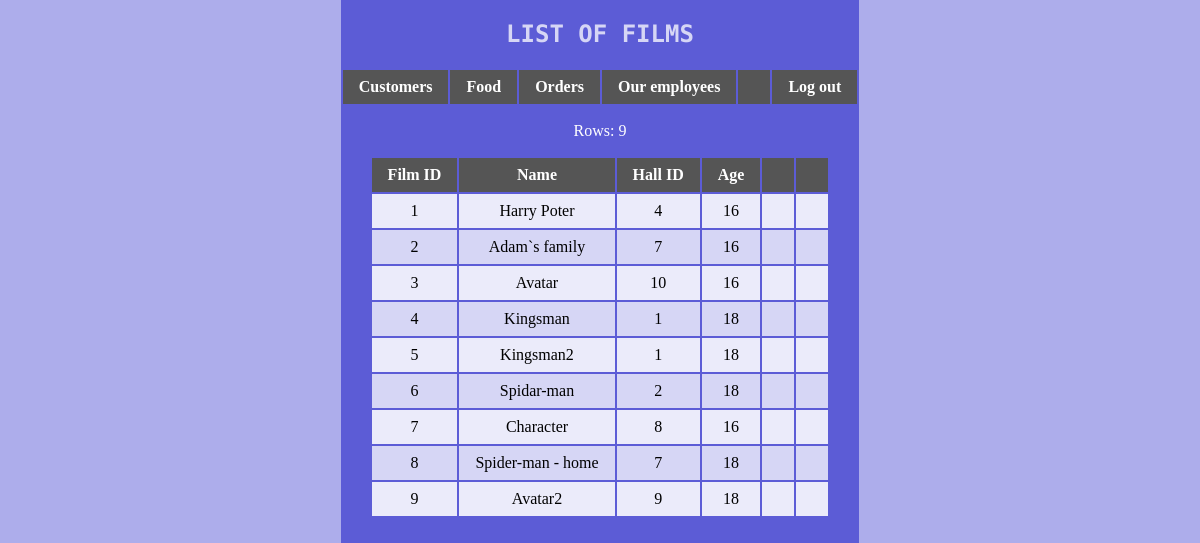
Page /films.php on the committed database.
### tables this page shows
CREATE TABLE `films` (
  `FilmID` int NOT NULL AUTO_INCREMENT,
  `Name` varchar(255) NOT NULL,
  `HallID` int NOT NULL,
  `Age` int NOT NULL,
  PRIMARY KEY (`FilmID`),
  KEY `HallID` (`HallID`),
  CONSTRAINT `films_ibfk_1` FOREIGN KEY (`HallID`) REFERENCES `hall` (`HallID`)
);

### films.php (the view, shortened to what this page needs)
<!DOCTYPE html>
<html>
<head>
<link rel="stylesheet" href="css/base.css">
</head>
<body>
<div class="divbgbd">
<h2>List of films</h2>
<table>
    <tr>
    <th><a href="index.php">Customers</a></th>
        <th><a href="food.php">Food</a></th>
        <th><a href="orders.php">Orders</a></th>
        <th><a href="employees.php">Our employees</a></th>
        <th><?php echo $_COOKIE["usernamecookie"];?></th>
        <th><a href="logout.php">Log out</a></th>
    </tr>
</table>
<?php
include "connect.php";
$sql = "SELECT * FROM films";
if($result = $conn->query($sql)){
    $rowsCount = $result->num_rows;
    echo "<p>Rows: $rowsCount</p>";
    echo "<table><tr><th>Film ID</th><th>Name</th><th>Hall ID</th><th>Age</th><th></th><th></th></tr>";
    foreach($result as $row){
        echo "<tr>";
            echo "<td>" . $row["FilmID"] . "</td>";
            echo "<td>" . $row["Name"] . "</td>";
            echo "<td>" . $row["HallID"] . "</td>";
            echo "<td>" . $row["Age"] . "</td>";
            if('admin' == $_COOKIE["userlevelcookie"]){
            echo "<td><a href='update_films.php?FilmID=" . $row["FilmID"] . "'>Change</a></td>";
            echo "<td><form action='delete_films.php' method='post'>
                        <input type='hidden' name='FilmID' value='" . $row["FilmID"] . "' />
                        <input type='submit' class='button' value='Delete'>
                   </form></td>";
            } else {
                echo "<td></td>";
                echo "<td></td>";
            }
        echo "</tr>";
    }
    echo "</table>";
} else{
    echo "Error: " . $conn->error;
}
?>
</div>
</body>
</html>

### base.css (style rules this page uses)
html, body { font-family: 'Bellota Text', cursive; height: 100%; display: flex; flex-direction: column; margin: 0; padding: 0; background-color: #adadeb; }
.divbgbd { margin-left: auto; margin-right: auto; margin-top: 0px; height: 100%; padding: 0px, 30px, 0px; background-color: #5c5cd6; }
h2, p { text-align: center; }
p { color: white; }
table { max-width: 100%; margin-left: auto; margin-right: auto; text-align: center; }
tr:nth-child(odd) { background-color: #d6d6f5; }
tr:nth-child(even) { background-color: #ebebfa; }
th { background-color: #555; color: #fff; }
th, td { text-align: center; padding: 0.5em 1em; }
td::before { display: none; }
a { color: white; text-decoration: none; }
a:link { color: white; text-decoration: none; }
h2 { font-family: 'Chivo Mono', monospace; font-size: 1.5em; text-transform: uppercase; color: #d6d6f5; filter: blur(0.3px); }

### rows in the picture
films: FilmID "1", Name "Harry Poter", HallID "4", Age "16"
films: FilmID "2", Name "Adam`s family", HallID "7", Age "16"
films: FilmID "3", Name "Avatar", HallID "10", Age "16"
films: FilmID "4", Name "Kingsman", HallID "1", Age "18"
films: FilmID "5", Name "Kingsman2", HallID "1", Age "18"
films: FilmID "6", Name "Spidar-man", HallID "2", Age "18"
films: FilmID "7", Name "Character", HallID "8", Age "16"
films: FilmID "8", Name "Spider-man - home", HallID "7", Age "18"
films: FilmID "9", Name "Avatar2", HallID "9", Age "18"

### other values in the picture
$rowsCount "9"
